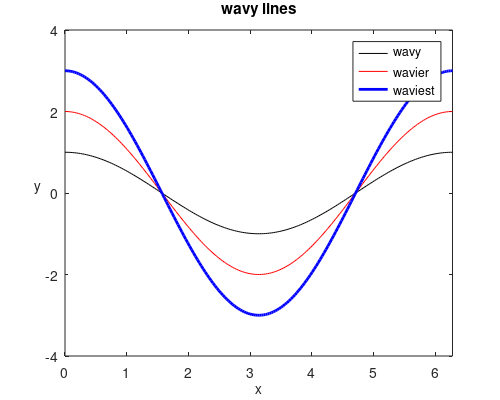

MATLAB code for this plot:
%% ---------- PLOTTING BASICS: A simple example ----------

%An example function
X = linspace(0,2*pi,200);
f = @(x) cos(x);
Y = f(X);

% The basic plot commands are relatively straightforward:
%   plot (1D plot), plot3 (3D), surf (surface plot), contour, pcolor...
%   and many more!

%All plot commands apply to the current figure unless specified.
% gcf = current figure, gca = current axes (the stuff inside the figure)
% which can be used as arguments for certain plotting functions

figure(1) %make figure 1 active (create it if needed)
clf %clear existing figure
plot(X,Y,'-k');
% The '-' specifies linestyle and 'k' the color. 
%You can use multiple sets of data with the same command:

plot(X,Y,'-k',X,2*Y,'-r'); %this overwrites the last plot!

hold on %if hold is on, plot *adds* to the current plot instead of replacing it.  
plot(X,3*Y,'-b','LineWidth',2);
hold off

%add axis labels, etc:
xlabel('x','FontSize',10); %can set various properties via string/value
ylabel('y','FontSize',10); %(note: 14 pt is usually too big; 10 is nice)

title('wavy lines'); %appears above the plot
legend('wavy','wavier','waviest'); %label each line on the plot

%set limits for the plot explicitly 
xlim([0 2*pi]);
ylim([-4 4]); 

set(gca,'YTick',-4:2:4); %can set tick labels explicitly as well

% sets the y-label to not be rotated by 90 degrees (which is the default)
set(get(gca,'YLabel'),'Rotation',0);

%% ------ Saving and Printing Plots ------

% NOTE: MATLAB's default plots are not great. For this reason, there's a 
%bunch of very nice plotting scripts on the file exchange (FEX) that you
%may want to consider learning if you don't want to do this manually. 
%See export_fig, for instance.

% MATLAB's default print option for plots is *not* WYSIWYG. 
% It takes some work to make your nice plot actually save correctly when
% exported to another format (pdf, eps, etc.)

% MATLAB uses the figure's 'Position' or 'OuterPosition' property to
% determine the location and size of the figure window on your secreen.

% For output, it uses the independent 'PaperPosition'. To make plots of
% exactly the right size, you can do the following:

set(gcf,'PaperUnits','inches'); %set units (inches, cnetimeters, etc.)
set(gcf,'PaperSize',[5 4]); %the dimensions of the output image
set(gcf,'PaperPosition',[0 0 5 4]); %draw plot in a box with corners at (0,0) and (5.4).

%Everything outside the 'PaperPosition' box will be whitespace, so you can
%use the PaperPosition and PaperSize attributes to creat margins or crop.

saveas(gcf, 'myplot.pdf') % save to a .pdf (a scaleable image format)
%(you can also use the 'print' command:)
%print('myplot.pdf','-dpdf');